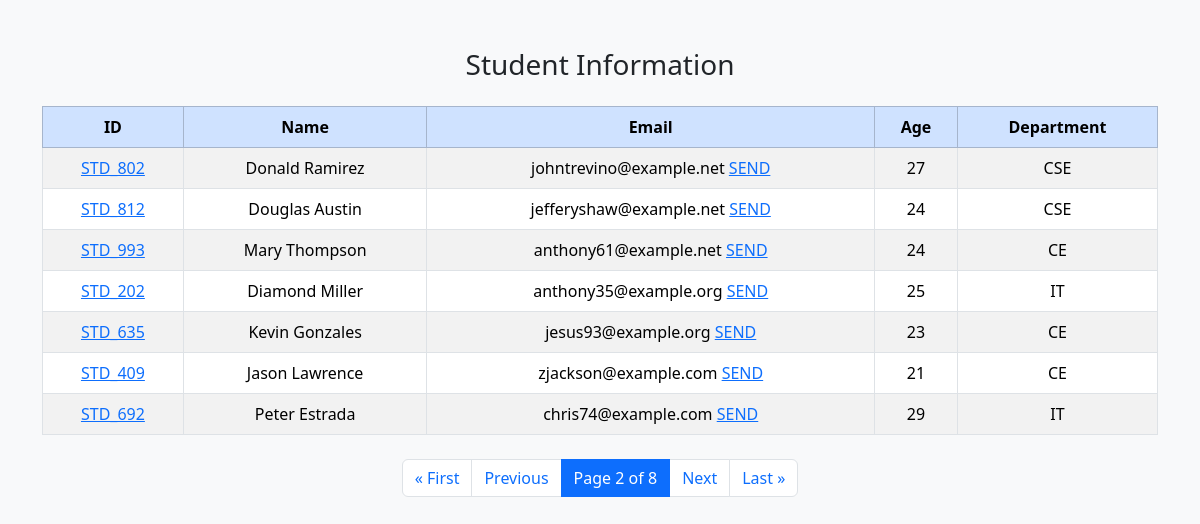
Screenshot of /?page=2 with the database file from the repository.
### myapp/models.py (models this page shows)
class Student(models.Model):
    dept = models.ForeignKey(Dept,on_delete=models.CASCADE)
    student_id = models.OneToOneField(StudentId,on_delete=models.CASCADE)
    name  = models.CharField(max_length=20)
    email = models.CharField(max_length=50)
    age = models.IntegerField()

class StudentId(models.Model):
    st_id = models.CharField(max_length=10)

class Dept(models.Model):
    name = models.CharField(max_length=20)

### myapp/views.py (the view)
# urls.py: path("",index,name="index"),
def index(request):
    students = Student.objects.all()
    paginator = Paginator(students, 7)
    page_number = request.GET.get("page")
    page_obj = paginator.get_page(page_number)
    return render(request,"index.html",{"students":page_obj})

### myapp/templates/index.html (shortened to what this page needs)
<!DOCTYPE html>
<html lang="en">
<head>
    <link href="https://cdn.jsdelivr.net/npm/bootstrap@5.3.3/dist/css/bootstrap.min.css" rel="stylesheet">
</head>
<body class="bg-light">
    <div class="container mt-5">
        <h3 class="text-center mb-4">Student Information</h3>
        <div class="table-responsive">
            <table class="table table-bordered table-striped table-hover text-center">
                <thead class="table-primary">
                    <tr>
                        <th>ID</th>
                        <th>Name</th>
                        <th>Email</th>
                        <th>Age</th>
                        <th>Department</th>
                    </tr>
                </thead>
                <tbody>
                    {%for student in students%}
                    <tr>
                        <td>
                            <a href="{%url 'reportcard'%}?stid={{student.id}}&action=card">
                                {{student.student_id.st_id}}
                            </a>
                        </td>
                        <td>{{student.name}}</td>
                        <td>{{student.email}} <a href="{%url 'reportcard'%}?stid={{student.id}}&action=send">
                                SEND
                            </a></a></td>
                        <td>{{student.age}}</td>
                        <td>{{student.dept.name}}</td>
                    </tr>
                    {%endfor%}
                </tbody>
            </table>
            <div class="d-flex justify-content-center mt-4">
                <nav>
                    <ul class="pagination">
                        {% if students.has_previous %}
                        <li class="page-item">
                            <a class="page-link" href="?page=1">« First</a>
                        </li>
                        <li class="page-item">
                            <a class="page-link" href="?page={{ students.previous_page_number }}">Previous</a>
                        </li>
                        {% endif %}
                        <li class="page-item active">
                            <a class="page-link">
                                Page {{ students.number }} of {{ students.paginator.num_pages }}
                            </a>
                        </li>
                        {% if students.has_next %}
                        <li class="page-item">
                            <a class="page-link" href="?page={{ students.next_page_number }}">Next</a>
                        </li>
                        <li class="page-item">
                            <a class="page-link" href="?page={{ students.paginator.num_pages }}">Last »</a>
                        </li>
                        {% endif %}
                    </ul>
                </nav>
            </div>
        </div>
    </div>
</body>
</html>

### rows the page displays
Student: student_id.st_id "STD_802", name "Donald Ramirez", email "johntrevino@example.net", age "27", dept.name "CSE"
Student: student_id.st_id "STD_812", name "Douglas Austin", email "jefferyshaw@example.net", age "24", dept.name "CSE"
Student: student_id.st_id "STD_993", name "Mary Thompson", email "anthony61@example.net", age "24", dept.name "CE"
Student: student_id.st_id "STD_202", name "Diamond Miller", email "anthony35@example.org", age "25", dept.name "IT"
Student: student_id.st_id "STD_635", name "Kevin Gonzales", email "jesus93@example.org", age "23", dept.name "CE"
Student: student_id.st_id "STD_409", name "Jason Lawrence", email "zjackson@example.com", age "21", dept.name "CE"
Student: student_id.st_id "STD_692", name "Peter Estrada", email "chris74@example.com", age "29", dept.name "IT"

### other values shown
{{ students.number }} "2"
{{ students.paginator.num_pages }} "8"
